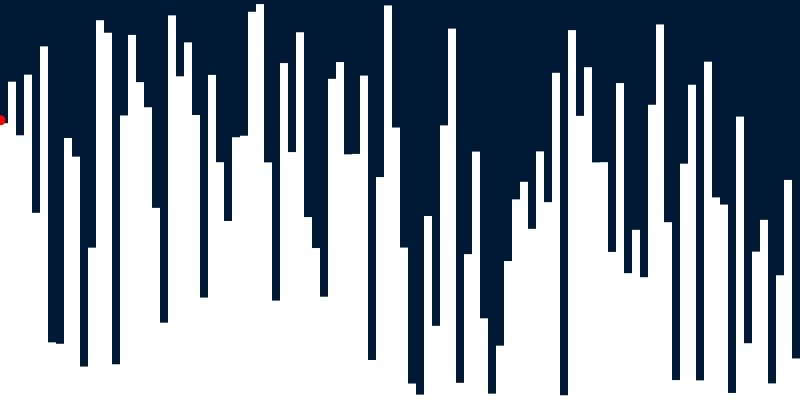
Frame 1 (no input)
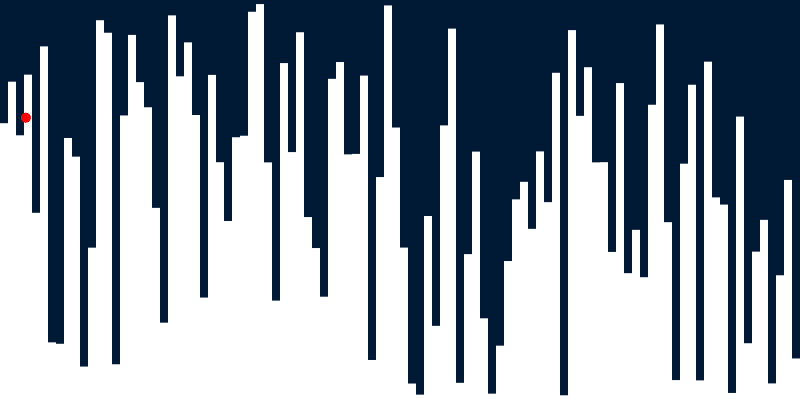
Frame 60 (the mouse pressed at the canvas centre just before this capture)
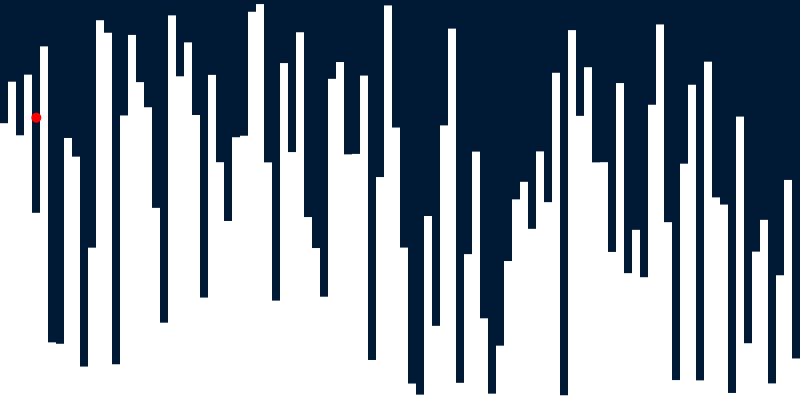
Frame 120 (the mouse held since frame 60 and released just before this capture)

The Processing sketch that drew these frames (run headless with seeded random() and noise(); from frame 60 on, the mouse is pressed at the canvas centre):

// Processing sketch: Quiz
// ── Quiz.pde
//float[] values = {0.6862242, 0.6548779, 0.61844003, 0.48806936, 0.7128785, 0.39805183, 0.368907, 0.7253837, 0.6638596, 0.5047743, 0.2589076, 0.6413174, 0.4530434, 0.5306238, 0.38646686, 0.65531445, 0.7022964, 0.43304935, 0.51725006, 0.43724763, 0.60850686, 0.24738209, 0.3953956, 0.5390752, 0.32107228, 0.42027545, 0.7795959, 0.36715147, 0.53201604, 0.48227456, 0.69436294, 0.5795696, 0.33521953, 0.45374683, 0.6865499, 0.43220675, 0.5923915, 0.22914335, 0.69579697, 0.37703025, 0.6787783, 0.37712955, 0.36598018, 0.4661237, 0.3627664, 0.60244423, 0.4133684, 0.78449064, 0.40599206, 0.3836592, 0.5480211, 0.30652797, 0.2489982, 0.63136494, 0.35400635, 0.3354509, 0.15554224, 0.2760702, 0.44640172, 0.32754564, 0.6866252, 0.5494424, 0.27790168, 0.65488505, 0.28749073, 0.24192931, 0.40593186, 0.20982751, 0.2481188, 0.41258085, 0.31973758, 0.51132077, 0.28004485, 0.34665912, 0.38482547, 0.45364243, 0.6061878, 0.65229535, 0.63479835, 0.117426805, 0.42882174, 0.41577572, 0.42501414, 0.53568953, 0.29351604, 0.4605617, 0.29464188, 0.31437966, 0.48748386, 0.5877275, 0.61370045, 0.3959247, 0.2720738, 0.3328229, 0.6086811, 0.7562341, 0.18793087, 0.69421124, 0.7176242, 0.49196425}; 
float[] values = {0.691985, 0.795794, 0.6617521, 0.8133859, 0.46798468, 0.8840414, 0.1441027, 0.14055121, 0.6550779, 0.6083902, 0.08358055, 0.38085133, 0.94942605, 0.9181809, 0.08933967, 0.7113727, 0.9127236, 0.7946792, 0.73184305, 0.48032027, 0.19331998, 0.96156573, 0.8092235, 0.89406, 0.7124853, 0.25608963, 0.81280166, 0.594475, 0.4475516, 0.6568898, 0.6606834, 0.9705857, 0.9898095, 0.594049, 0.24849492, 0.8422875, 0.6198024, 0.9193797, 0.45735377, 0.3799066, 0.2582633, 0.8029286, 0.8448993, 0.61408013, 0.61523986, 0.8110541, 0.10003924, 0.55735385, 0.9864199, 0.6811253, 0.3810436, 0.04112482, 0.013410926, 0.45997918, 0.18539858, 0.68651795, 0.92846656, 0.042951107, 0.3647117, 0.620978, 0.2042427, 0.015881836, 0.13584733, 0.34742516, 0.5015801, 0.5454508, 0.42790967, 0.6215074, 0.49465632, 0.8180565, 0.011841655, 0.92468226, 0.7103479, 0.8319569, 0.5940603, 0.5945724, 0.37014925, 0.79231834, 0.31712145, 0.4254008, 0.30698246, 0.73814327, 0.9389292, 0.44458085, 0.049805462, 0.5908275, 0.7881539, 0.049094856, 0.8458095, 0.5065281, 0.4885738, 0.017648816, 0.7085428, 0.14193028, 0.37093294, 0.45037812, 0.041483343, 0.3118266, 0.5501475, 0.10385203};
float barW;
PVector turtPosition, turtVelo;
float turtSpeed = 3;
int turtArrayPosition = 0;
float hitDetectionDistance = turtSpeed*2;
void setup() {
  size(800, 400);
  noStroke();

  barW = float(width)/values.length;

  turtPosition = new PVector(0, height - values[0] * height);
  turtVelo = new PVector(barW, (height-values[1]*height)-(height-values[0]*height) ); 
  turtVelo.normalize().mult(turtSpeed);
}

void draw() {
  background(#001935);
  fill(255);
  for (int i = 0; i<values.length; i++) {
    rect(i*barW, height-values[i]*height, barW, values[i]*height);
  }
  turtPosition.add(turtVelo);
  if (turtArrayPosition+1 >= values.length) { // reset!
    turtArrayPosition = 0;
    turtPosition = new PVector(0, height - values[0] * height);
    turtVelo = new PVector(barW, (height-values[1]*height)-(height-values[0]*height)); 
    turtVelo.normalize().mult(turtSpeed);
  } else if (dist(turtPosition.x, turtPosition.y, barW * turtArrayPosition, height-values[turtArrayPosition]*height) < hitDetectionDistance) {
    turtArrayPosition++;
    turtVelo = new PVector(barW*turtArrayPosition - turtPosition.x, (height-values[turtArrayPosition]*height) - turtPosition.y); 
    turtVelo.normalize().mult(turtSpeed);
  }

  fill(255, 0, 0);
  ellipse(turtPosition.x, turtPosition.y, 10, 10);
}
/*
5 points: Draw a rectangle
25 points: for each normalized value
30 points: sized larger for larger values, and smaller for smaller ones
25 points: No matter what the size of sketch, always fill the screen
10 points: Move a circle across the screen
35 points: Move a circle along the top of the rectangles you've drawn. 
15 points: When the circle gets to the end of a line, start over at the beginning
5 points: Use better colors than ben
10 points: generate your own values using random()
20 points: generate your own values using noise()
*/
